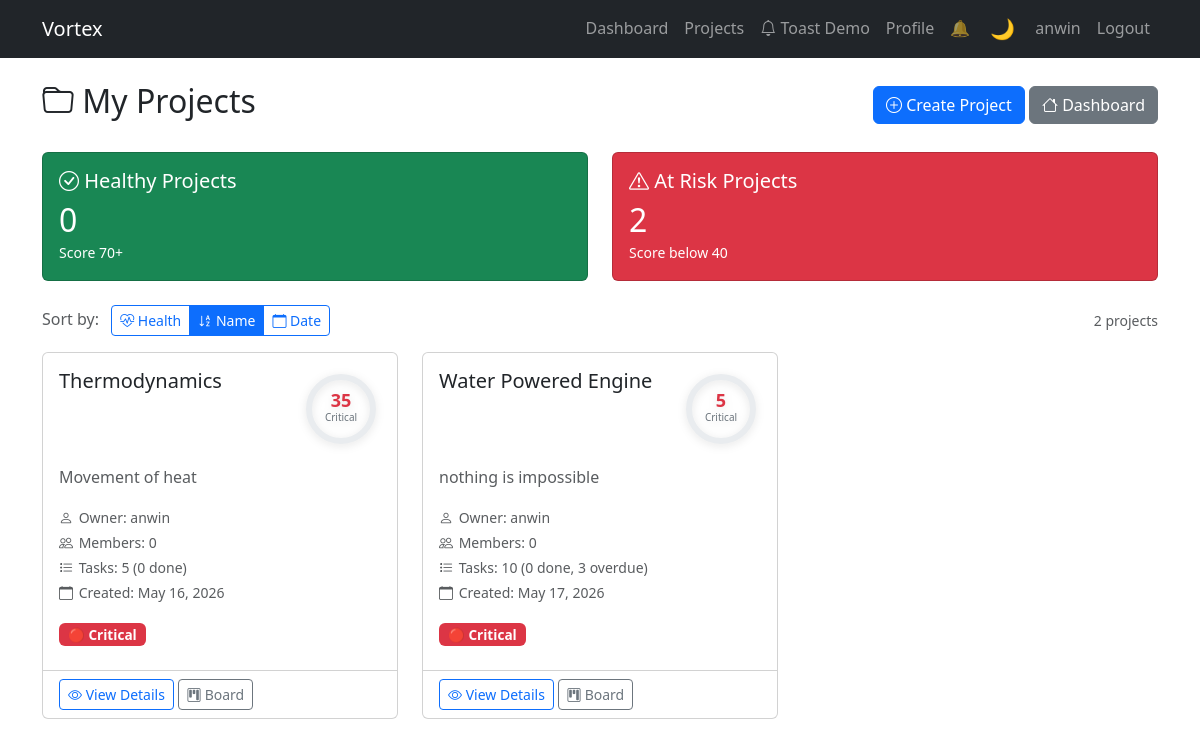
The app's page /api/projects/?sort=name (signed in) with its own data.
### apps/accounts/models.py (models this page shows, shortened)
class User(AbstractUser):
    ROLE_CHOICES = [
        ('admin', 'Admin'),
        ('manager', 'Manager'),
        ('member', 'Member'),
    ]
    id = models.UUIDField(primary_key=True, default=uuid.uuid4, editable=False)
    email = models.EmailField(unique=True)
    profile_image = models.URLField(blank=True, null=True)
    bio = models.TextField(blank=True, null=True)
    role = models.CharField(max_length=20, choices=ROLE_CHOICES, default='member')
    created_at = models.DateTimeField(auto_now_add=True)
    updated_at = models.DateTimeField(auto_now=True)
    USERNAME_FIELD = 'email'
    REQUIRED_FIELDS = ['username']
    class Meta:
        ordering = ['-created_at']

### apps/projects/models.py (models this page shows, shortened)
class Project(models.Model):
    id = models.UUIDField(primary_key=True, default=uuid.uuid4, editable=False)
    name = models.CharField(max_length=200)
    description = models.TextField()
    owner = models.ForeignKey(
        settings.AUTH_USER_MODEL,
        on_delete=models.CASCADE,
        related_name='owned_projects'
    )
    members = models.ManyToManyField(
        settings.AUTH_USER_MODEL,
        through='ProjectMember',
        through_fields=('project', 'user'),
        related_name='projects',
        blank=True
    )
    created_at = models.DateTimeField(auto_now_add=True)
    updated_at = models.DateTimeField(auto_now=True)
    class Meta:
        ordering = ['-created_at']

### apps/projects/views.py (the view)
# urls.py: path('', views.project_list, name='project_list'),
@login_required
def project_list(request):
    projects = Project.objects.filter(
        models.Q(owner=request.user) | models.Q(members=request.user)
    ).distinct().prefetch_related('tasks')
    projects_with_health = []
    for project in projects:
        health = calculate_project_health(project)
        projects_with_health.append({
            'project': project,
            'health': health
        })
    sort_by = request.GET.get('sort', 'health')
    if sort_by == 'name':
        projects_with_health.sort(key=lambda x: x['project'].name.lower())
    elif sort_by == 'date':
        projects_with_health.sort(key=lambda x: x['project'].created_at, reverse=True)
    else:  # sort by health (default)
        projects_with_health.sort(key=lambda x: x['health']['score'])
    healthy_count = sum(1 for p in projects_with_health if p['health']['score'] >= 70)
    at_risk_count = sum(1 for p in projects_with_health if p['health']['score'] < 40)
    context = {
        'projects_with_health': projects_with_health,
        'sort_by': sort_by,
        'healthy_count': healthy_count,
        'at_risk_count': at_risk_count,
    }
    return render(request, 'projects/project_list.html', context)

### apps/common/templatetags/json_tags.py (called while the page is built, shortened)
@register.filter(name='safe_json')
def safe_json(value):
    if not value:
        return mark_safe('[]')

### apps/projects/templates/projects/project_list.html (shortened to what this page needs)
{% extends 'accounts/base.html' %}
{% block content %}
<div class="d-flex justify-content-between align-items-center mb-4">
    <h2><i class="bi bi-folder"></i> My Projects</h2>
    <div>
        <a href="{% url 'projects:project_create' %}" class="btn btn-primary">
            <i class="bi bi-plus-circle"></i> Create Project
        </a>
        <a href="{% url 'accounts:dashboard' %}" class="btn btn-secondary">
            <i class="bi bi-house"></i> Dashboard
        </a>
    </div>
</div>
{% if projects_with_health %}
<div class="row mb-4">
    <div class="col-md-6">
        <div class="card bg-success text-white">
            <div class="card-body">
                <h5 class="card-title">
                    <i class="bi bi-check-circle"></i> Healthy Projects
                </h5>
                <h2 class="mb-0">{{ healthy_count }}</h2>
                <small>Score 70+</small>
            </div>
        </div>
    </div>
    <div class="col-md-6">
        <div class="card bg-danger text-white">
            <div class="card-body">
                <h5 class="card-title">
                    <i class="bi bi-exclamation-triangle"></i> At Risk Projects
                </h5>
                <h2 class="mb-0">{{ at_risk_count }}</h2>
                <small>Score below 40</small>
            </div>
        </div>
    </div>
</div>
<div class="d-flex justify-content-between align-items-center mb-3">
    <div>
        <span class="text-muted">Sort by:</span>
        <div class="btn-group ms-2" role="group">
            <a href="?sort=health" class="btn btn-sm btn-{% if sort_by == 'health' %}primary{% else %}outline-primary{% endif %}">
                <i class="bi bi-heart-pulse"></i> Health
            </a>
            <a href="?sort=name" class="btn btn-sm btn-{% if sort_by == 'name' %}primary{% else %}outline-primary{% endif %}">
                <i class="bi bi-sort-alpha-down"></i> Name
            </a>
            <a href="?sort=date" class="btn btn-sm btn-{% if sort_by == 'date' %}primary{% else %}outline-primary{% endif %}">
                <i class="bi bi-calendar"></i> Date
            </a>
        </div>
    </div>
    <small class="text-muted">{{ projects_with_health|length }} project{{ projects_with_health|length|pluralize }}</small>
</div>
<div class="row">
    {% for item in projects_with_health %}
        {% with project=item.project health=item.health %}
            {% include 'projects/project_card.html' %}
        {% endwith %}
    {% endfor %}
</div>
{% endif %}
{% endblock %}

### apps/accounts/templates/accounts/base.html (shortened to what this page needs)
<!DOCTYPE html>
<html lang="en">
<head>
    {% load static %}
    <link href="https://cdn.jsdelivr.net/npm/bootstrap@5.3.0/dist/css/bootstrap.min.css" rel="stylesheet">
    <link rel="stylesheet" href="https://cdn.jsdelivr.net/npm/bootstrap-icons@1.10.0/font/bootstrap-icons.css">
    <link rel="stylesheet" href="{% static 'css/dark-theme.css' %}">
    <link rel="stylesheet" href="{% static 'css/toast-system.css' %}">
    <link rel="stylesheet" href="{% static 'css/health-score.css' %}">
</head>
<body>
    <nav class="navbar navbar-expand-lg navbar-dark bg-dark">
        <div class="container">
            <a class="navbar-brand" href="{% url 'accounts:dashboard' %}">Vortex</a>
            <div class="collapse navbar-collapse" id="navbarNav">
                <ul class="navbar-nav ms-auto">
                    {% if user.is_authenticated %}
                        <li class="nav-item">
                            <a class="nav-link" href="{% url 'accounts:dashboard' %}">Dashboard</a>
                        </li>
                        <li class="nav-item">
                            <a class="nav-link" href="{% url 'projects:project_list' %}">Projects</a>
                        </li>
                        <li class="nav-item">
                            <a class="nav-link" href="{% url 'accounts:toast_demo' %}">
                                <i class="bi bi-bell"></i> Toast Demo
                            </a>
                        </li>
                        <li class="nav-item">
                            <a class="nav-link" href="{% url 'accounts:profile' %}">Profile</a>
                        </li>
                        <li class="nav-item">
                            <button id="sound-toggle" class="nav-link border-0 bg-transparent" aria-label="Toggle sound">
                            </button>
                        </li>
                        <li class="nav-item">
                            <button id="theme-toggle" class="nav-link border-0 bg-transparent" aria-label="Toggle theme">
                            </button>
                        </li>
                        <li class="nav-item">
                            <span class="nav-link">{{ user.username }}</span>
                        </li>
                        <li class="nav-item">
                            <a class="nav-link" href="{% url 'accounts:logout' %}">Logout</a>
                        </li>
                    {% endif %}
                </ul>
            </div>
        </div>
    </nav>
    {% load json_tags %}
    <div class="container mt-4">
        {% block content %}{% endblock %}
    </div>
</body>
</html>

### apps/projects/templates/projects/project_card.html
{% load static %}
<div class="col-md-6 col-lg-4 mb-4">
    <div class="card h-100 project-card">
        <div class="card-body">
            <div class="d-flex justify-content-between align-items-start mb-3">
                <h5 class="card-title mb-0">{{ project.name }}</h5>
                <div class="health-score-container"
                     data-bs-toggle="tooltip"
                     data-bs-placement="top"
                     data-bs-html="true"
                     title="<strong>Health Score Breakdown:</strong><br>
                            Tasks Done: {{ health.breakdown.tasks_done }}<br>
                            No Overdue: {{ health.breakdown.no_overdue }}<br>
                            All Assigned: {{ health.breakdown.all_assigned }}<br>
                            Overdue Penalty: {{ health.breakdown.overdue_penalty }}<br>
                            Recent Activity: {{ health.breakdown.recent_activity }}">
                    <svg class="health-circle" width="80" height="80" viewBox="0 0 80 80">
                        <circle cx="40" cy="40" r="32"
                                fill="none"
                                stroke="#e9ecef"
                                stroke-width="6"/>
                        <circle cx="40" cy="40" r="32"
                                fill="none"
                                stroke="{% if health.color == 'green' %}#28a745{% elif health.color == 'yellow' %}#ffc107{% else %}#dc3545{% endif %}"
                                stroke-width="6"
                                stroke-linecap="round"
                                stroke-dasharray="201"
                                stroke-dashoffset="201"
                                transform="rotate(-90 40 40)"
                                class="health-progress"
                                data-score="{{ health.score }}"/>
                        <text x="40" y="38"
                              text-anchor="middle"
                              font-size="18"
                              font-weight="bold"
                              fill="{% if health.color == 'green' %}#28a745{% elif health.color == 'yellow' %}#ffc107{% else %}#dc3545{% endif %}">
                            {{ health.score }}
                        </text>
                        <text x="40" y="52"
                              text-anchor="middle"
                              font-size="10"
                              fill="#6c757d">
                            {{ health.label }}
                        </text>
                    </svg>
                </div>
            </div>
            <p class="card-text text-muted">{{ project.description|truncatewords:20 }}</p>
            <div class="project-stats mb-3">
                <small class="text-muted d-block">
                    <i class="bi bi-person"></i> Owner: {{ project.owner.username }}
                </small>
                <small class="text-muted d-block">
                    <i class="bi bi-people"></i> Members: {{ project.members.count }}
                </small>
                <small class="text-muted d-block">
                    <i class="bi bi-list-task"></i> Tasks: {{ health.total_tasks }}
                    ({{ health.done_tasks }} done{% if health.overdue_tasks %}, {{ health.overdue_tasks }} overdue{% endif %})
                </small>
                <small class="text-muted d-block">
                    <i class="bi bi-calendar"></i> Created: {{ project.created_at|date:"M d, Y" }}
                </small>
            </div>
            <div class="mb-2">
                <span class="badge bg-{% if health.color == 'green' %}success{% elif health.color == 'yellow' %}warning{% else %}danger{% endif %}">
                    {{ health.emoji }} {{ health.label }}
                </span>
            </div>
        </div>
        <div class="card-footer bg-transparent">
            <a href="{% url 'projects:project_detail' project.pk %}" class="btn btn-sm btn-outline-primary">
                <i class="bi bi-eye"></i> View Details
            </a>
            <a href="{% url 'projects:project_kanban' project.pk %}" class="btn btn-sm btn-outline-secondary">
                <i class="bi bi-kanban"></i> Board
            </a>
        </div>
    </div>
</div>

### static/css/dark-theme.css (style rules this page uses)
:root { --bg-primary: #ffffff; --bg-secondary: #f8f9fa; --bg-tertiary: #e9ecef; --text-primary: #212529; --text-secondary: #6c757d; --text-muted: #adb5bd; --border-color: #dee2e6; --card-bg: #ffffff; --modal-bg: #ffffff; --navbar-bg: #212529; --navbar-text: #ffffff; --input-bg: #ffffff; --input-border: #ced4da; --table-bg: #ffffff; --table-hover: #f8f9fa; --dropdown-bg: #ffffff; --dropdown-hover: #f8f9fa; --shadow: rgba(0, 0, 0, 0.1); --shadow-lg: rgba(0, 0, 0, 0.15); }
* { transition: background-color 0.3s ease, color 0.3s ease, border-color 0.3s ease, background 0.3s ease; }
#theme-toggle { background: transparent; border: 1px solid var(--border-color); color: var(--navbar-text); padding: 0.375rem 0.75rem; border-radius: 0.375rem; cursor: pointer; font-size: 1.25rem; transition: all 0.3s ease; }

### static/css/health-score.css (style rules this page uses)
.project-card { transition: transform 0.2s, box-shadow 0.2s; }
.health-score-container { cursor: help; position: relative; }
.health-circle { filter: drop-shadow(0 2px 4px rgba(0, 0, 0, 0.1)); }
.project-stats small { line-height: 1.8; }
.project-stats i { width: 16px; display: inline-block; }
.btn-group .btn { border-radius: 0; }
.btn-group .btn:first-child { border-top-left-radius: 0.25rem; border-bottom-left-radius: 0.25rem; }
.btn-group .btn:last-child { border-top-right-radius: 0.25rem; border-bottom-right-radius: 0.25rem; }
.badge { font-size: 0.85rem; padding: 0.35em 0.65em; }
.project-card { animation: fadeInUp 0.5s ease-out; }
.project-card:nth-child(1) { animation-delay: 0.1s; }

### records on screen
User: username "anwin"
Project: project.name "Thermodynamics", health.score "35", health.label "Critical", project.description "Movement of heat", project.owner.username "anwin", project.members.count "0", health.total_tasks "5", health.done_tasks "0", project.created_at "May 16, 2026", health.emoji "🔴"
Project: project.name "Water Powered Engine", health.score "5", health.label "Critical", project.description "nothing is impossible", project.owner.username "anwin", project.members.count "0", health.total_tasks "10", health.done_tasks "0", health.overdue_tasks "3", project.created_at "May 17, 2026", health.emoji "🔴"

### other values on screen
{{ healthy_count }} "0"
{{ at_risk_count }} "2"
{{ projects_with_health|length }} "2"
